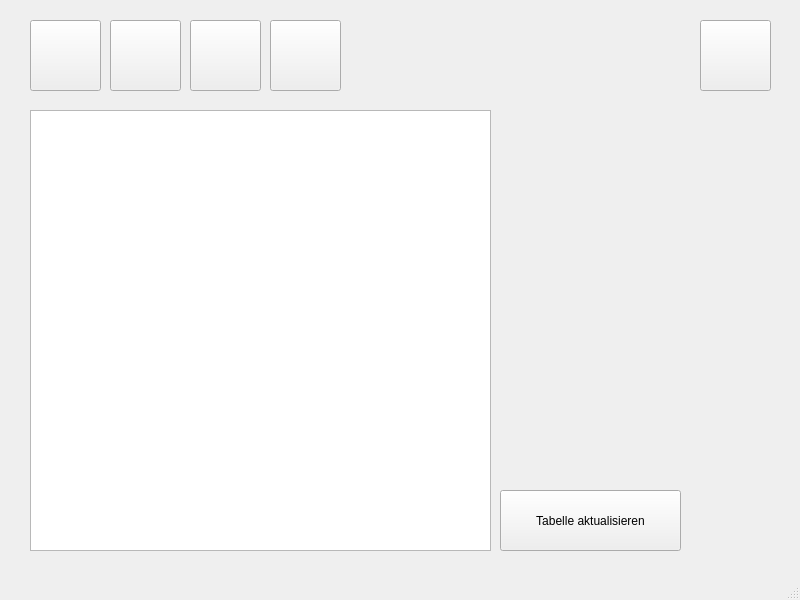
<?xml version="1.0" encoding="UTF-8"?>
<ui version="4.0">
 <class>MainWindow</class>
 <widget class="QMainWindow" name="MainWindow">
  <property name="geometry">
   <rect>
    <x>0</x>
    <y>0</y>
    <width>800</width>
    <height>600</height>
   </rect>
  </property>
  <property name="windowTitle">
   <string>MainWindow</string>
  </property>
  <widget class="QWidget" name="centralwidget">
   <widget class="QPushButton" name="hinzufuegen_button">
    <property name="geometry">
     <rect>
      <x>30</x>
      <y>20</y>
      <width>71</width>
      <height>71</height>
     </rect>
    </property>
    <property name="focusPolicy">
     <enum>Qt::WheelFocus</enum>
    </property>
    <property name="text">
     <string/>
    </property>
    <property name="icon">
     <iconset>
      <normaloff>png-clipart-plus-and-minus-signs-addition-mathematics-plus-rectangle-plus-thumbnail.png</normaloff>png-clipart-plus-and-minus-signs-addition-mathematics-plus-rectangle-plus-thumbnail.png</iconset>
    </property>
    <property name="iconSize">
     <size>
      <width>60</width>
      <height>60</height>
     </size>
    </property>
   </widget>
   <widget class="QPushButton" name="aendern_button">
    <property name="geometry">
     <rect>
      <x>110</x>
      <y>20</y>
      <width>71</width>
      <height>71</height>
     </rect>
    </property>
    <property name="text">
     <string/>
    </property>
   </widget>
   <widget class="QPushButton" name="loeschen_button">
    <property name="geometry">
     <rect>
      <x>190</x>
      <y>20</y>
      <width>71</width>
      <height>71</height>
     </rect>
    </property>
    <property name="text">
     <string/>
    </property>
   </widget>
   <widget class="QPushButton" name="suchen_button">
    <property name="geometry">
     <rect>
      <x>270</x>
      <y>20</y>
      <width>71</width>
      <height>71</height>
     </rect>
    </property>
    <property name="text">
     <string/>
    </property>
   </widget>
   <widget class="QTableWidget" name="tableWidget">
    <property name="geometry">
     <rect>
      <x>30</x>
      <y>110</y>
      <width>461</width>
      <height>441</height>
     </rect>
    </property>
   </widget>
   <widget class="QPushButton" name="export_button">
    <property name="geometry">
     <rect>
      <x>700</x>
      <y>20</y>
      <width>71</width>
      <height>71</height>
     </rect>
    </property>
    <property name="text">
     <string/>
    </property>
   </widget>
   <widget class="QPushButton" name="pushButton">
    <property name="geometry">
     <rect>
      <x>500</x>
      <y>490</y>
      <width>181</width>
      <height>61</height>
     </rect>
    </property>
    <property name="text">
     <string>Tabelle aktualisieren</string>
    </property>
   </widget>
  </widget>
  <widget class="QMenuBar" name="menubar">
   <property name="geometry">
    <rect>
     <x>0</x>
     <y>0</y>
     <width>800</width>
     <height>22</height>
    </rect>
   </property>
  </widget>
  <widget class="QStatusBar" name="statusbar"/>
 </widget>
 <tabstops>
  <tabstop>hinzufuegen_button</tabstop>
  <tabstop>aendern_button</tabstop>
  <tabstop>loeschen_button</tabstop>
  <tabstop>suchen_button</tabstop>
 </tabstops>
 <resources/>
 <connections/>
</ui>
